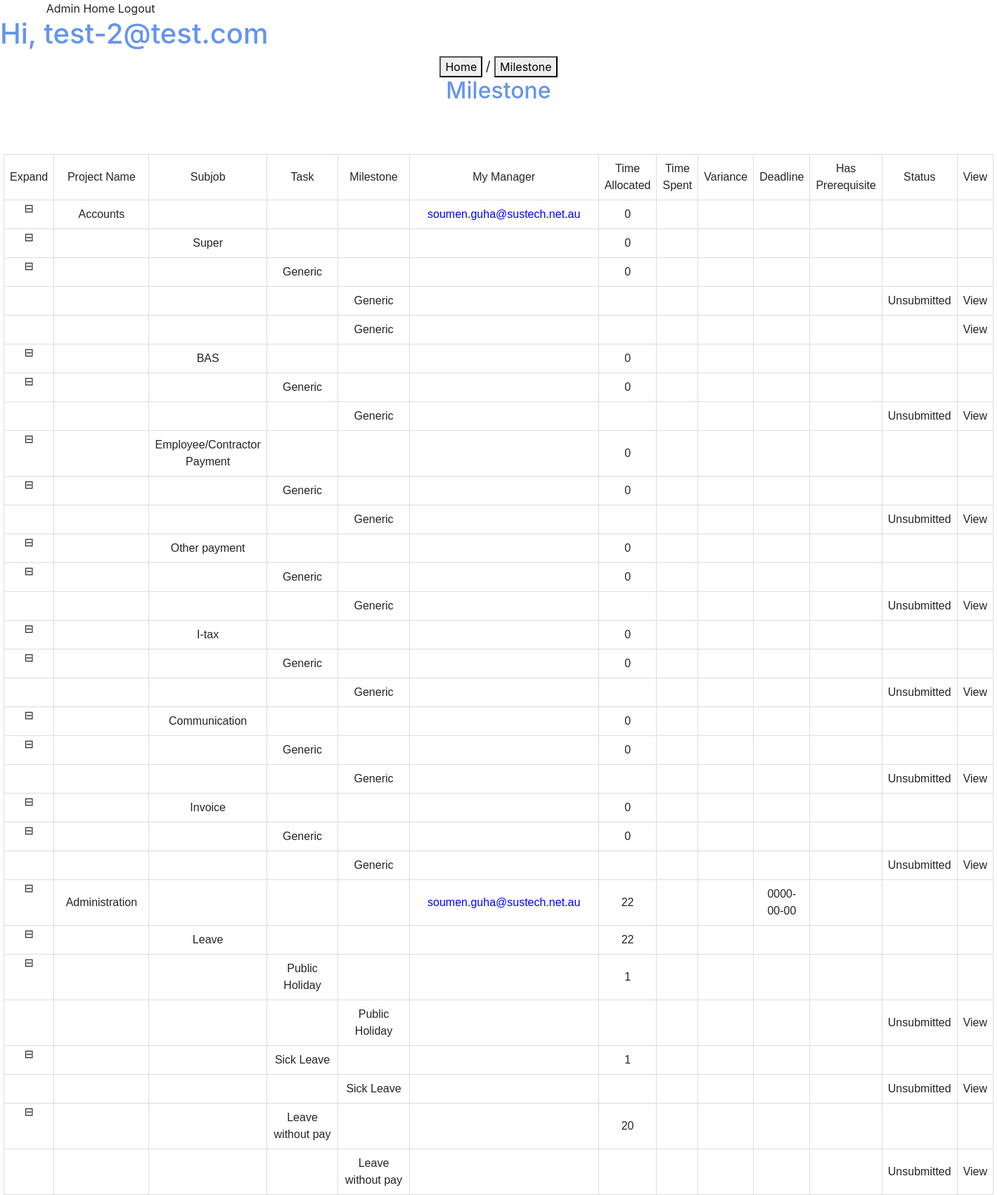
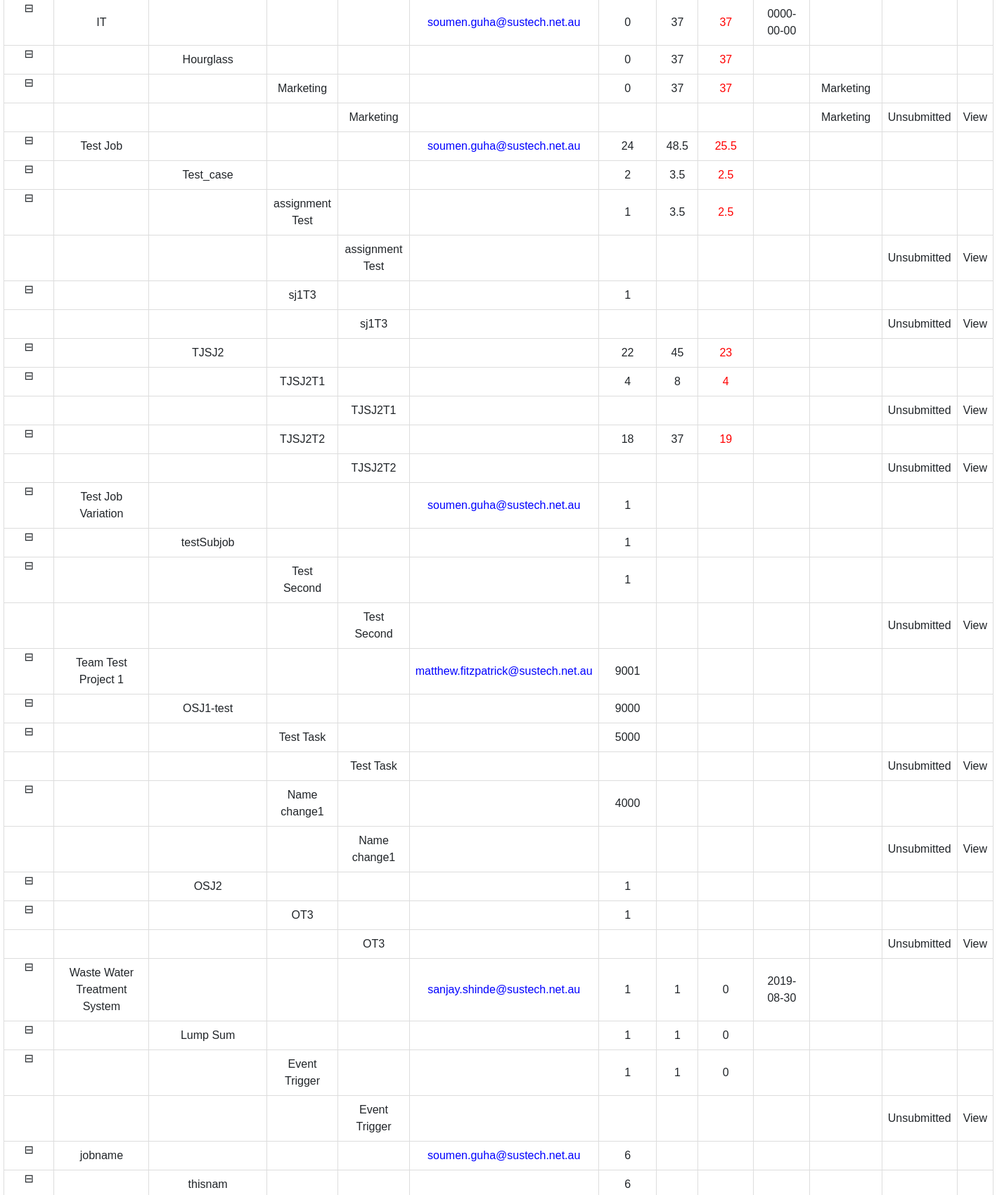
The app's page /TrackingProgress.php (signed in, upper part) with its own data (2 pictures, top to bottom).
### tables this page shows
CREATE TABLE `jobs` (
  `Date` date DEFAULT NULL,
  `Name` text,
  `PO Number` text NOT NULL,
  `value` decimal(10,2) DEFAULT NULL,
  `totalHours` float NOT NULL,
  `CompletedDate` date DEFAULT NULL,
  `Manager` varchar(255) DEFAULT NULL,
  `Client` varchar(255) DEFAULT NULL,
  `clientID` int(11) DEFAULT NULL,
  `Contact` varchar(255) DEFAULT NULL,
  `ClientTime` int(11) DEFAULT NULL,
  `DueDate` date DEFAULT NULL,
  `JobNumber` varchar(25) NOT NULL DEFAULT '',
  `invoiceType` varchar(12) DEFAULT NULL,
  `projectType` varchar(25) DEFAULT NULL,
  `StartDate` date DEFAULT NULL,
  `Closed` tinyint(1) NOT NULL DEFAULT '0',
  `successChance` varchar(7) DEFAULT NULL,
  `variationReason` varchar(1000) DEFAULT NULL,
  `projectBrief` varchar(1000) DEFAULT NULL,
  `quoteManager` varchar(255) DEFAULT NULL
);

CREATE TABLE `tasks` (
  `Name` varchar(255) NOT NULL,
  `Number` int(5) NOT NULL,
  `Job` varchar(15) NOT NULL,
  `Subjob` varchar(15) NOT NULL,
  `overTime` varchar(5) DEFAULT NULL,
  `quantity` smallint(6) NOT NULL DEFAULT '1',
  `progressCode` varchar(5) NOT NULL DEFAULT 'X'
);

CREATE TABLE `deliverables` (
  `deliverableID` int(11) NOT NULL,
  `taskID` varchar(10) NOT NULL,
  `jobID` varchar(15) NOT NULL,
  `subjobID` varchar(15) NOT NULL,
  `name` varchar(255) DEFAULT NULL,
  `percentCompleted` float NOT NULL DEFAULT '0',
  `percentOfProject` float NOT NULL DEFAULT '0',
  `taskOutline` varchar(300) NOT NULL
);

### TrackingProgress.php (the view, shortened to what this page needs)
<!DOCTYPE html>
<html>
<head>
  <link rel="stylesheet" href="https://maxcdn.bootstrapcdn.com/bootstrap/4.0.0/css/bootstrap.min.css">
  <link href="https://cdnjs.cloudflare.com/ajax/libs/vuetify/1.5.16/vuetify.css" rel="stylesheet">
  <link href="https://cdnjs.cloudflare.com/ajax/libs/vuetify/1.5.16/vuetify.css.map" rel="stylesheet">
  <link href="  https://cdnjs.cloudflare.com/ajax/libs/font-awesome/5.9.0/css/all.css" rel="stylesheet">
 </head>
<body>
  <div id="app">
    <v-app>
            <v-toolbar dark color = "#6495ED">
              <v-toolbar-title class = "title" > <a href = "/" style = "text-decoration: None" class = "text-white">Sustech</a></v-toolbar-title>
              <v-btn flat style = "text-decoration: None" href = "#" text>
                    <span mr-5>Admin</span>
              </v-btn>
              <v-btn flat style = "text-decoration: None" href = "#" text>
                    <span mr-5>Home</span>
              </v-btn>
              <v-btn flat style = "text-decoration: None" href = "/logout.php" text>
                    <span>Logout</span>
              </v-btn>
            </v-toolbar>
<v-container>
      <v-content>
<h1 style="color: cornflowerblue">
 Hi, <?php echo $_SESSION['login_user']; ?>
</h1>
<div style="text-align: center;">
  <button  href = "#">
  Home
</button > <big>/ </big>
<button  href = "#">
  Milestone
</button >
 </div>
<h2 style="color: cornflowerblue">
  Milestone
</h2>
<?php
$conn = getConn();
function printNonDelivRow($row, $depth, $hasPreReq){
  $fields = array("ProjectName","SubjobName","TaskName","DeliverableName","Manager","TimeAllocated","TimeSpent","Variance","Deadline","Has Prerequisite","Status");
  $numFields = sizeof($fields);
  echo "<tr class=\"Collapsible\" data-depth=$depth data-timesHidden=0>";
  for ($i = 0; $i < $numFields; $i++){
    $field = $fields[$i];
    echo "<td>";
    if (strcmp($field, "Variance") == 0 and $row[$field] > 0){
      echo "<font color = \"red\">" . $row[$field] . "</font>";
    }
    else if (strcmp($field, "Manager") == 0){
      echo "<font color = \"blue\">" . $row[$field] . "</font>";
    }
    else if (strcmp($field, "Has Prerequisite") == 0){
      echo $hasPreReq;
    }
    else{
      echo $row[$field];
    }
    echo "</td>";
  }
  echo "<td>";
  echo "</td>";
  echo "</tr>";
}
$jobSQL = "SELECT
  jobs.Name AS ProjectName,
  '' AS SubjobName,
  '' As TaskName,
  '' AS DeliverableName,
  jobs.Manager AS Manager,
  sum(tasksAssigned.hours) AS TimeAllocated,
  sum(times.hours) AS TimeSpent,
  sum(times.hours - tasksAssigned.hours) AS Variance,
  jobs.DueDate AS Deadline,
  '' AS HasPrerequisite,
  '' AS Status,
  jobs.JobNumber AS JobID
  FROM jobs
  LEFT OUTER JOIN subjobs
  ON subjobs.jobID = jobs.JobNumber
  JOIN tasks ON (
    tasks.Job = jobs.JobNumber
    AND tasks.Subjob = subjobs.Number
  )
  LEFT OUTER JOIN tasksAssigned ON (
    tasksAssigned.jobID = jobs.JobNumber
    AND tasksAssigned.subjobID = subjobs.Number
    And tasksAssigned.taskID = tasks.Number
  )
  LEFT OUTER JOIN deliverables AS deliv ON (
    deliv.jobID = jobs.JobNumber
    AND deliv.subjobID = subjobs.Number
    And deliv.taskID = tasks.Number
  )
  LEFT OUTER JOIN submissions as subm ON (
    subm.deliverableID = deliv.deliverableID
    AND subm.employeeID = tasksAssigned.employeeID
  )
  LEFT OUTER JOIN times ON (
    times.jobID = jobs.JobNumber
    AND times.subjob = subjobs.Number
    And times.task = tasks.Number
    And times.employeeID = tasksAssigned.employeeID
  )
  GROUP BY jobs.JobNumber"
  ;
$jobResult = $conn->query($jobSQL);
echo "<table>
  <thead>
    <tr>
      <td>Expand</td>
      <td>Project Name</td>
      <td>Subjob</td>
      <td>Task</td>
      <td>Milestone</td>
      <td style=\"width:20%\">My Manager</td>
      <td>Time Allocated</td>
      <td>Time Spent</td>
      <td>Variance</td>
      <td>Deadline</td>
      <td>Has Prerequisite</td>
      <td>Status</td>
      <td>View</td>
    </tr>
  </thead>";
if ($jobResult->num_rows > 0){
  while ($jobRow = $jobResult->fetch_array()){
    printNonDelivRow($jobRow, 1, "");
    $subjobSQL = "SELECT
      '' AS ProjectName,
      subjobs.Name AS SubjobName,
      '' As TaskName,
      '' AS DeliverableName,
      '' AS Manager,
      sum(tasksAssigned.hours) AS TimeAllocated,
      sum(times.hours) AS TimeSpent,
      sum(times.hours - tasksAssigned.hours) AS Variance,
			'' AS Deadline,
      '' AS Status,
      subjobs.Number AS SubjobID
      FROM jobs
      LEFT OUTER JOIN subjobs
      ON subjobs.jobID = jobs.JobNumber
      JOIN tasks ON (
        tasks.Job = jobs.JobNumber
        AND tasks.Subjob = subjobs.Number
      )
      LEFT OUTER JOIN tasksAssigned ON (
        tasksAssigned.jobID = jobs.JobNumber
        AND tasksAssigned.subjobID = subjobs.Number
        And tasksAssigned.taskID = tasks.Number
      )
      LEFT OUTER JOIN deliverables AS deliv ON (
        deliv.jobID = jobs.JobNumber
        AND deliv.subjobID = subjobs.Number
        And deliv.taskID = tasks.Number
      )
      LEFT OUTER JOIN submissions as subm ON (
        subm.deliverableID = deliv.deliverableID
        AND subm.employeeID = tasksAssigned.employeeID
      )
      LEFT OUTER JOIN times ON (
        times.jobID = jobs.JobNumber
        AND times.subjob = subjobs.Number
        And times.task = tasks.Number
        And times.employeeID = tasksAssigned.employeeID
      )
      where jobs.jobNumber = '" . $jobRow["JobID"] . "'
      GROUP BY jobs.JobNumber, subjobs.Number, subjobs.Name"
  ;
    $subjobResult = $conn->query($subjobSQL);
      while ($subjobRow = $subjobResult->fetch_array()){
        $taskSQL = "SELECT
          '' AS ProjectName,
          '' AS SubjobName,
          tasks.Name As TaskName,
          '' AS DeliverableName,
          '' AS Manager,
          sum(tasksAssigned.hours) AS TimeAllocated,
          sum(times.hours) AS TimeSpent,
          sum(times.hours - tasksAssigned.hours) AS Variance,
					'' AS Deadline,
          '' AS Status,
          jobs.JobNumber AS JobID,
          subjobs.Number AS SubjobID,
          tasks.Number AS TaskID
          FROM jobs
          LEFT OUTER JOIN subjobs
          ON subjobs.jobID = jobs.JobNumber
          LEFT OUTER JOIN tasks ON (
            tasks.Job = jobs.JobNumber
            AND tasks.Subjob = subjobs.Number
          )
          LEFT OUTER JOIN tasksAssigned ON (
            tasksAssigned.jobID = jobs.JobNumber
            AND tasksAssigned.subjobID = subjobs.Number
            AND tasksAssigned.taskID = tasks.Number
          )
          LEFT OUTER JOIN deliverables AS deliv ON (
            deliv.jobID = jobs.JobNumber
            AND deliv.subjobID = subjobs.Number
            AND deliv.taskID = tasks.Number
          )
          LEFT OUTER JOIN submissions as subm ON (
            subm.deliverableID = deliv.deliverableID
            AND subm.employeeID = tasksAssigned.employeeID
          )
          LEFT OUTER JOIN times ON (
            times.jobID = jobs.JobNumber
            AND times.subjob = subjobs.Number
            AND times.task = tasks.Number
            AND times.employeeID = tasksAssigned.employeeID
          )
          WHERE jobs.jobNumber = '" . $jobRow["JobID"] . "'
            AND subjobs.Number = '" . $subjobRow["SubjobID"] . "'
          GROUP BY jobs.JobNumber, subjobs.Number, tasks.Number, tasks.Name"
  ;
    $taskResult = $conn->query($taskSQL);
      while ($taskRow = $taskResult->fetch_array()){
        $taskPrereqQuery =
          "SELECT tasks.Name AS PreReq
          FROM tasks
          JOIN preRequisites preReq
            ON (
              preReq.jobID = tasks.Job
              AND preReq.parentSubjob = tasks.subjob
              AND preReq.parentTask = tasks.Number
            )
          WHERE preReq.jobID = '" . $taskRow["JobID"] . "'
            AND preReq.childSubjob = '" . $taskRow["SubjobID"] . "'
            AND preReq.childTask = " . $taskRow["TaskID"];
        $taskPrereqResult = $conn->query($taskPrereqQuery);
        $delivSQL = "SELECT
          '' AS ProjectName,
          '' AS SubjobName,
          '' As TaskName,
          deliv.Name AS DeliverableName,
          '' AS Manager,
					'' AS Deadline,
          '' AS TimeAllocated,
          '' AS TimeSpent,
          '' AS Variance,
          subm.Status AS Status,
          deliv.deliverableID AS delivID
          FROM jobs
          LEFT OUTER JOIN subjobs
          ON subjobs.jobID = jobs.JobNumber
          LEFT OUTER JOIN tasks ON (
            tasks.Job = jobs.JobNumber
            AND tasks.Subjob = subjobs.Number
          )
          LEFT OUTER JOIN tasksAssigned ON (
            tasksAssigned.jobID = jobs.JobNumber
            AND tasksAssigned.subjobID = subjobs.Number
            And tasksAssigned.taskID = tasks.Number
          )
          LEFT OUTER JOIN deliverables AS deliv ON (
            deliv.jobID = jobs.JobNumber
            AND deliv.subjobID = subjobs.Number
            And deliv.taskID = tasks.Number
          )
          LEFT OUTER JOIN submissions as subm ON (
            subm.deliverableID = deliv.deliverableID
            AND subm.employeeID = tasksAssigned.employeeID
          )
          WHERE jobs.jobNumber = '" . $jobRow["JobID"] . "'
            AND subjobs.Number = '" . $subjobRow["SubjobID"] . "'
            AND tasks.Number = " . $taskRow["TaskID"]
          ;
    $delivResult = $conn->query($delivSQL);
      while ($delivRow = $delivResult->fetch_array()){
        $delivPrereqQuery =
          "SELECT deliv.Name AS PreReq
          FROM deliverables deliv
          JOIN preRequisites preReq
            ON preReq.parentDeliverableID = deliv.deliverableID
          WHERE childDeliverableID = " . $delivRow["delivID"];
        $delivPrereqResult = $conn->query($delivPrereqQuery);
        $delivPrereqData = "";
        if ($delivPrereqResult->num_rows > 0){
          $delivPrereqRow = $delivPrereqResult->fetch_assoc();
          $delivPrereqData = $delivPrereqRow["PreReq"];
        }
        echo "<tr data-depth=4 data-timesHidden=0>";
        echo "<td>";
        echo "</td>";
        $fields = array("ProjectName","SubjobName","TaskName","DeliverableName","Manager","TimeAllocated","TimeSpent","Variance","Deadline","Has Prerequisite","Status");
				$numFields = sizeof($fields);
        for ($i = 0; $i < $numFields; $i++){
          $field = $fields[$i];
          echo "<td>";
          if (strcmp($field, "Variance") == 0 and $delivRow[$field] > 0){
            echo "<font color = \"red\">" . $delivRow[$field] . "</font>";
          }
          else if (strcmp($field, "Manager") == 0){
            echo "<font color = \"blue\">" . $delivRow[$field] . "</font>";
          }
          else if (strcmp($field, "Has Prerequisite") == 0){
            echo $delivPrereqData;
          }
          else{
            echo $delivRow[$field];
          }
          echo "</td>";
        }
        echo "<td>";
          echo "<v-btn small dark color=\"#6495ED\" href=\"./workevidence.php?deliverable_id=" . $delivRow["delivID"] . "&employee_id=" . $_SESSION["login_user"] . "\">";
            echo "View";
          echo "</v-btn>";
        echo "</td>";
        echo "</tr>";
      }
      }
      }
  }
  echo "</table>";
}
?>
</v-container>
    </v-app>
  </div>
</body>
</html>

### TrackingProgress.php (style rules this page uses)
table { font-family: arial, sans-serif; border-collapse: collapse; width:80%; margin-left:auto; margin-right:auto; margin-top:5%; margin-bottom:auto; }
h2 { text-align: center; }
tr, td, th { border: 1px solid #dddddd; text-align: center; padding: 8px; }
.Collapsible:before { content: "\229F"; }

### records on screen
jobs: Name "Accounts", Manager "soumen.guha@sustech.net.au", field "0", field "Super", tasks.Name "Generic", field "Generic", field "Unsubmitted", field "BAS", field "Employee/Contractor Payment", field "Other payment", field "I-tax", field "Communication", field "Invoice"
jobs: Name "Administration", Manager "soumen.guha@sustech.net.au", field "22", DueDate "0000-00-00", field "Leave", tasks.Name "Public Holiday", field "1", field "Public Holiday", field "Unsubmitted", tasks.Name "Sick Leave", field "Sick Leave", tasks.Name "Leave without pay", field "20", field "Leave without pay"
jobs: Name "IT", Manager "soumen.guha@sustech.net.au", field "0", field "37", DueDate "0000-00-00", field "Hourglass", tasks.Name "Marketing", field "Marketing", field "Unsubmitted"
tasks: Name "Marketing"
deliverables: name "Marketing"
jobs: Name "Test Job", Manager "soumen.guha@sustech.net.au", field "24", field "48.5", field "25.5", field "Test_case", field "2", field "3.5", field "2.5", tasks.Name "assignment Test", field "1", field "assignment Test", field "Unsubmitted", tasks.Name "sj1T3", field "sj1T3", field "TJSJ2", field "22", field "45", field "23", tasks.Name "TJSJ2T1", field "4", field "8", field "TJSJ2T1", tasks.Name "TJSJ2T2", field "18", field "37", field "19", field "TJSJ2T2"
jobs: Name "Test Job Variation", Manager "soumen.guha@sustech.net.au", field "1", field "testSubjob", tasks.Name "Test Second", field "Test Second", field "Unsubmitted"
jobs: Name "Team Test Project 1", Manager "matthew.fitzpatrick@sustech.net.au", field "9001", field "OSJ1-test", field "9000", field "Test Task", field "5000", field "Unsubmitted", field "Name change1", field "4000", field "OSJ2", field "1", field "OT3"
jobs: Name "Waste Water Treatment System", Manager "sanjay.shinde@sustech.net.au", field "1", field "0", DueDate "2019-08-30", field "Lump Sum", tasks.Name "Event Trigger", field "Event Trigger", field "Unsubmitted"
jobs: Name "jobname", Manager "soumen.guha@sustech.net.au", field "6", field "thisnam"

### other values on screen
$_SESSION['login_user'] "test-2@test.com"
